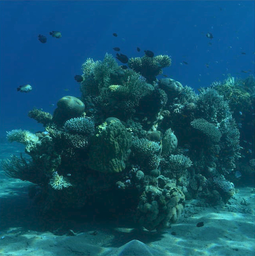
#> input picture input.png, 255 x 256 px, shrunk from 920 x 922 before the run
$ python underwater_enhancement.py   (older library calls are emulated)
#> lines starting #> are read from the running program, lines starting #| are printed output that depends on the picture
#> in underwater_image_enhancement, img is the input picture: shape (256, 255, 3); mean B, G, R 105.8, 80.9, 17.1
#|       Image size: 255x256 pixels
"""
==============================================================================
Underwater Image Enhancement (UIE) - Research Paper Implementation
==============================================================================

Paper: "A robust and efficient non-learning approach for underwater image
        enhancement using color balancing and multiscale fusion"
Published in: Scientific Reports (2026) 16:3182
DOI: https://doi.org/10.1038/s41598-025-33170-9

Pipeline Overview:
  Step 1: Adaptive Color Balancing (Red/Blue compensation + Gray World)
  Step 2: Input 1 — Morphological Processed Residuals (MPR)
  Step 3: Input 2 — Normalized Unsharp Masking
  Step 4: Weight Maps (Laplacian contrast + Saliency + Saturation)
  Step 5: Multiscale Laplacian Pyramid Fusion

Author: Implementation based on the methodology described in the paper.
==============================================================================
"""

import cv2
import numpy as np
from scipy.ndimage import label as scipy_label
from skimage.morphology import reconstruction, area_opening
import os
import sys
import time


# =============================================================================
# STEP 1: ADAPTIVE COLOR BALANCING (Equations 11, 12 + Gray World)
# =============================================================================

def adaptive_color_balance(img_bgr):
    """
    Performs adaptive color balancing for underwater images.

    Phase 1: Red and Blue channel compensation (Eq. 11, 12)
      - Compensates for wavelength-dependent attenuation in water
      - Red light (long wavelength) is attenuated most, green least
      - Uses green channel as reference for compensation

    Phase 2: Gray World normalization
      - Normalizes all channels to have equal mean intensity
      - Removes remaining color casts

    Parameters:
        img_bgr: Input image in BGR format (uint8, 0-255)

    Returns:
        color_balanced: Color-balanced image (float64, 0-1 range)
    """
    # Normalize to [0, 1]
    img = img_bgr.astype(np.float64) / 255.0

    # Extract channels (OpenCV uses BGR order)
    Ib = img[:, :, 0]  # Blue channel
    Ig = img[:, :, 1]  # Green channel
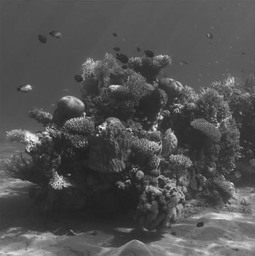
#> Ig: shape (256, 255) float64; min 0.11, max 0.98, mean 0.317
    Ir = img[:, :, 2]  # Red channel
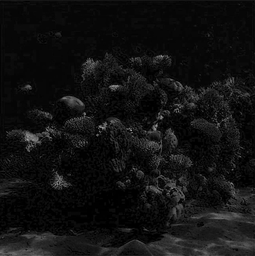
#> Ir: shape (256, 255) float64; min 0, max 0.655, mean 0.0669

    # Compute mean intensities for each channel
    mean_r = np.mean(Ir)
#> mean_r = 0.0669
    mean_g = np.mean(Ig)
#> mean_g = 0.317
    mean_b = np.mean(Ib)
#> mean_b = 0.415

    # Color compensation coefficient (empirically set to 1.0 as per paper)
    alpha = 1.0

    # ----- Red Channel Compensation (Equation 11) -----
    # Irc(x) = Ir(x) + α·(μg - μr)·(1 - Ir(x)·Ig(x))
    # The term (μg - μr) measures attenuation difference
    # The term (1 - Ir(x)·Ig(x)) provides spatial adaptivity:
    #   - More compensation where red is weak (dark areas)
    #   - Less compensation where red is already strong (bright areas)
    Irc = Ir + alpha * (mean_g - mean_r) * (1.0 - Ir * Ig)

    # ----- Blue Channel Compensation (Equation 12) -----
    # Ibc(x) = Ib(x) + α·(μg - μb)·(1 - Ib(x)·Ig(x))
    Ibc = Ib + alpha * (mean_g - mean_b) * (1.0 - Ib * Ig)

    # Clip to valid range
    Irc = np.clip(Irc, 0.0, 1.0)
    Ibc = np.clip(Ibc, 0.0, 1.0)

    # Reconstruct compensated image (BGR order)
    compensated = np.stack([Ibc, Ig, Irc], axis=2)
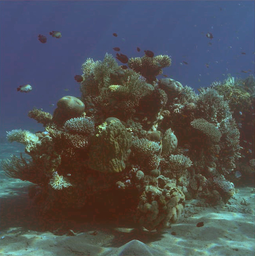
#> compensated: shape (256, 255, 3) float64; mean B, G, R 0.332, 0.317, 0.31

    # ----- Gray World Normalization (Soft Blend) -----
    # Scale each channel so that all channels have the same mean
    # Use soft blending (70/30) to avoid over-desaturation
    # while still removing the color cast
    channel_means = np.mean(compensated, axis=(0, 1))
#> channel_means = [0.332, 0.317, 0.31]
    overall_mean = np.mean(channel_means)
#> overall_mean = 0.32

    gray_world = np.zeros_like(compensated)
    for c in range(3):
        if channel_means[c] > 1e-6:
            gray_world[:, :, c] = compensated[:, :, c] * (overall_mean / channel_means[c])
        else:
            gray_world[:, :, c] = compensated[:, :, c]
    gray_world = np.clip(gray_world, 0.0, 1.0)

    # Blend: mostly Gray World corrected, but retain some original color vibrancy
    blend_factor = 0.85
    color_balanced = blend_factor * gray_world + (1.0 - blend_factor) * compensated
    color_balanced = np.clip(color_balanced, 0.0, 1.0)

    return color_balanced


# =============================================================================
# STEP 2: MORPHOLOGICAL PROCESSED RESIDUALS (Equations 2-10)
# =============================================================================

def morphological_operator_M(I_residual, t, s):
    """
    Morphological operator M as defined in Equations 7-9.

    M(I) = R_I(min(I, S_t(I) | {min{I}, max{I}}))

    Where:
      - S_t(I) = (I >= t) is the thresholding function (Eq. 8)
      - '|' maps binary 0→min(I), 1→max(I)
      - min(.) is pointwise minimum
      - R_I(A) is morphological reconstruction of mask I using marker A

    The size criterion (Eq. 9) removes regions smaller than s pixels.

    Parameters:
        I_residual: Residual component (positive part), float64
        t: Amplitude threshold (default 0.01)
        s: Minimum region size in pixels for area opening

    Returns:
        Processed residual with preserved significant edges
    """
    if np.max(I_residual) < 1e-10:
        return np.zeros_like(I_residual)

    # ---- Thresholding (Equation 8) ----
    # S_t(I) = (I >= t) — identifies significant residual regions
    binary_mask = (I_residual >= t).astype(np.uint8)

    # ---- Size criterion (Equation 9) ----
    # Remove connected components smaller than s pixels (area opening)
    # This eliminates noise while preserving meaningful structures
    if s > 1:
        binary_mask = area_opening(binary_mask, area_threshold=s).astype(np.uint8)

    # ---- Construct marker for morphological reconstruction (Equation 7) ----
    # Map binary mask: 0 → min(I_residual), 1 → max(I_residual)
    min_val = np.min(I_residual)
    max_val = np.max(I_residual)

    if max_val - min_val < 1e-10:
        return np.zeros_like(I_residual)

    mapped = np.where(binary_mask > 0, max_val, min_val)

    # Pointwise minimum of original residual and mapped marker
    marker = np.minimum(I_residual, mapped)

    # Ensure marker <= mask for reconstruction (required by skimage)
    mask_for_recon = np.maximum(I_residual, marker)
    marker_for_recon = np.minimum(marker, mask_for_recon)

    # ---- Morphological reconstruction by dilation (Equation 7) ----
    # Grows the marker under the constraint of the mask image
    # Preserves the shape of significant residual peaks
    try:
        result = reconstruction(marker_for_recon, mask_for_recon, method='dilation')
    except Exception:
        # Fallback: simply mask the residual
        result = I_residual * binary_mask.astype(np.float64)

    return result


def morphological_processed_residuals(img, t=0.01, s=3, c=1.0):
    """
    Applies Morphological Processed Residuals (MPR) to enhance edges.

    This implements Equations 2-10 from the paper:
      1. Low-pass filter the image (Eq. 2)
      2. Compute residual (Eq. 3)
      3. Split into positive/negative parts (Eq. 4)
      4. Apply morphological operator M to each part (Eq. 6-9)
      5. Reconstruct with contrast control (Eq. 10)

    Parameters:
        img: Color-balanced image (float64, 0-1)
        t: Amplitude threshold for significant residuals (0.01)
        s: Minimum region size in pixels (3)
        c: Contrast control coefficient (1.0)

    Returns:
        Edge-enhanced image (float64, 0-1)
    """
#> called with t = 0.01, s = 3, c = 1
    result = np.zeros_like(img)

    for ch in range(3):
        u = img[:, :, ch].copy()

        # ---- Gaussian Low-Pass Filter (Equation 2) ----
        # I = u * L, where L is a Gaussian kernel
        I_lowpass = cv2.GaussianBlur(u, (0, 0), sigmaX=2.0)

        # ---- Compute Residual (Equation 3) ----
        # Res(u) = u - I
        Res = u - I_lowpass

        # ---- Split into Positive and Negative Parts (Equation 4) ----
        # Ires+ = 0.5 * (Res + |Res|)  (positive part)
        # Ires- = 0.5 * (Res - |Res|)  (negative part)
        Ires_pos = np.maximum(Res, 0.0)
        Ires_neg = np.minimum(Res, 0.0)

        # ---- Apply Morphological Operator M (Equations 6-9) ----
        M_pos = morphological_operator_M(Ires_pos, t, s)
        M_neg = morphological_operator_M(np.abs(Ires_neg), t, s)

        # ---- Reconstruct with Contrast Control (Equation 10) ----
        # Iout = I + (M(Ires+) - M(Ires-)) · c
        result[:, :, ch] = I_lowpass + (M_pos - M_neg) * c
#> this loop made 3 passes
#> pass 1, in morphological_processed_residuals, `I_lowpass = cv2.GaussianBlur(u, (0, 0), sigmaX=2.0)`:
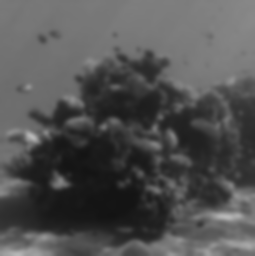
#> I_lowpass: shape (256, 255) float64; min 0.075, max 0.723, mean 0.322
#> pass 1, in morphological_processed_residuals, `Ires_pos = np.maximum(Res, 0.0)`:
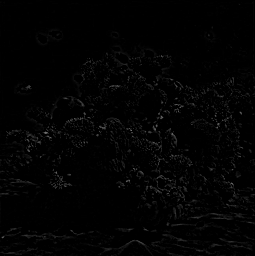
#> Ires_pos: shape (256, 255) float64; min 0, max 0.445, mean 0.0119

    return np.clip(result, 0.0, 1.0)


# =============================================================================
# STEP 3: NORMALIZED UNSHARP MASKING (Equation 13)
# =============================================================================

def normalized_unsharp_masking(img):
    """
    Creates the second fusion input using Normalized Unsharp Masking.

    Equation 13: S = (I + N{I - G*I}) / 2

    Where:
      - I is the color-balanced image
      - G*I is the Gaussian-filtered version
      - N{.} is linear normalization (histogram stretching)
      - The result enhances sharpness without parameter tuning

    This technique mitigates degradation from light scattering
    while avoiding the parameter sensitivity of traditional unsharp masking.

    IMPORTANT: Normalization uses GLOBAL min/max across all channels
    to preserve inter-channel color ratios and prevent desaturation.

    Parameters:
        img: Color-balanced image (float64, 0-1)

    Returns:
        Sharpened image (float64, 0-1)
    """
    # Gaussian blur
    blurred = cv2.GaussianBlur(img, (0, 0), sigmaX=2.0)

    # Compute detail signal: I - G*I
    detail = img - blurred
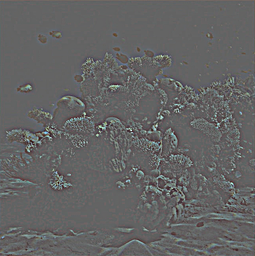
#> detail: shape (256, 255, 3) float64; mean B, G, R -3.02e-05, 4.83e-06, 9.2e-05; drawn with min black and max white

    # Normalize GLOBALLY across all channels (histogram stretching)
    # Using global min/max preserves color ratios between channels
    # Per-channel normalization would make all channels identical = grayscale
    global_min = np.min(detail)
#> global_min = -0.289
    global_max = np.max(detail)
#> global_max = 0.445

    if global_max - global_min > 1e-10:
        normalized_detail = (detail - global_min) / (global_max - global_min)
    else:
        normalized_detail = np.zeros_like(detail)

    # Sharpened image (Equation 13)
    # S = (I + N{I - G*I}) / 2
    S = (img + normalized_detail) / 2.0
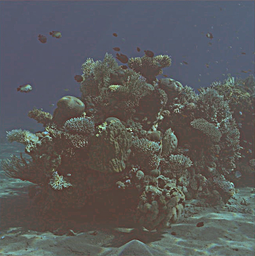
#> S: shape (256, 255, 3) float64; mean B, G, R 0.357, 0.356, 0.356

    return np.clip(S, 0.0, 1.0)


# =============================================================================
# STEP 4: WEIGHT MAP COMPUTATION (Equations 14-15)
# =============================================================================

def compute_laplacian_contrast_weight(img):
    """
    Laplacian contrast weight (WL).

    Computes the absolute value of the Laplacian filter applied to
    the luminance channel. Highlights regions with significant
    intensity transitions (edges and textures).

    Parameters:
        img: Input image (float64, 0-1, BGR)

    Returns:
        WL: Laplacian contrast weight map
    """
    # Compute luminance
    L = 0.114 * img[:, :, 0] + 0.587 * img[:, :, 1] + 0.299 * img[:, :, 2]

    # Apply Laplacian filter
    L_uint8 = (L * 255.0).astype(np.uint8)
    laplacian = cv2.Laplacian(L_uint8, cv2.CV_64F)
    WL = np.abs(laplacian) / 255.0

    return WL


def compute_saliency_weight(img):
    """
    Saliency weight (WS).

    Based on the biological principle of center-surround contrast.
    Computed as the absolute difference between the luminance and
    its large-scale Gaussian blur (mean of the image).
    Highlights perceptually important regions.

    Parameters:
        img: Input image (float64, 0-1, BGR)

    Returns:
        WS: Saliency weight map
    """
    # Compute luminance
    L = 0.114 * img[:, :, 0] + 0.587 * img[:, :, 1] + 0.299 * img[:, :, 2]

    # Use a large Gaussian to approximate the global mean at each scale
    # Sigma proportional to image size for center-surround contrast
    sigma = max(L.shape) * 0.04
    kernel_size = int(sigma * 6) | 1  # Ensure odd kernel size
    kernel_size = max(kernel_size, 3)

    blurred_L = cv2.GaussianBlur(L, (kernel_size, kernel_size), sigmaX=sigma)

    WS = np.abs(L - blurred_L)

    return WS


def compute_saturation_weight(img):
    """
    Saturation weight (WSat) - Equation 14.

    WSat = sqrt(1/3 * [(R-L)² + (G-L)² + (B-L)²])

    Measures the deviation of each color channel from the luminance.
    Gives greater emphasis to highly saturated (colorful) regions,
    contributing to visually appealing fusion results.

    Parameters:
        img: Input image (float64, 0-1, BGR)

    Returns:
        WSat: Saturation weight map
    """
    # Compute luminance
    L = 0.114 * img[:, :, 0] + 0.587 * img[:, :, 1] + 0.299 * img[:, :, 2]

    # Extract channels
    B = img[:, :, 0]
    G = img[:, :, 1]
    R = img[:, :, 2]

    # Equation 14
    WSat = np.sqrt((1.0 / 3.0) * ((R - L)**2 + (G - L)**2 + (B - L)**2))

    return WSat


def compute_normalized_weight_maps(inputs, delta=0.1):
    """
    Computes and normalizes weight maps for all fusion inputs.

    For each input:
      Wk = WL + WS + WSat  (aggregate weight)

    Normalization (Equation 15):
      W̄k = (Wk + δ) / (Σ Wk + K·δ)

    Where δ = 0.1 is a regularization term ensuring each input
    contributes to the output.

    Parameters:
        inputs: List of input images for fusion
        delta: Regularization parameter (0.1)

    Returns:
        List of normalized weight maps
    """
    K = len(inputs)
    weight_maps = []

    for img in inputs:
        WL = compute_laplacian_contrast_weight(img)
        WS = compute_saliency_weight(img)
        WSat = compute_saturation_weight(img)

        # Aggregate weight map
        Wk = WL + WS + WSat
        weight_maps.append(Wk)

    # Normalize across all inputs (Equation 15)
    weight_sum = np.zeros_like(weight_maps[0])
    for w in weight_maps:
        weight_sum += w
    weight_sum += K * delta

    normalized = []
    for w in weight_maps:
        W_bar = (w + delta) / weight_sum
        normalized.append(W_bar)

    return normalized


# =============================================================================
# STEP 5: MULTISCALE LAPLACIAN PYRAMID FUSION (Equations 17-18)
# =============================================================================

def build_gaussian_pyramid(img, levels):
    """
    Builds a Gaussian pyramid by iteratively downsampling.

    At each level, a Gaussian filter is applied to reduce resolution
    by a factor of 2 in both spatial dimensions.

    Parameters:
        img: Input image (float64)
        levels: Number of pyramid levels

    Returns:
        List of images at each pyramid level
    """
    pyramid = [img.astype(np.float64)]
    current = img.astype(np.float64)

    for i in range(levels):
        current = cv2.pyrDown(current)
        pyramid.append(current)

    return pyramid


def build_laplacian_pyramid(img, levels):
    """
    Builds a Laplacian pyramid (Equation 17).

    Each level captures band-pass details at different spatial frequencies:
      L_l{I} = G_l{I} - upsample(G_{l+1}{I})

    The coarsest level stores the low-frequency residual.

    Parameters:
        img: Input image (float64)
        levels: Number of pyramid levels

    Returns:
        List of Laplacian pyramid levels
    """
    gaussian = build_gaussian_pyramid(img, levels)
    laplacian = []

    for i in range(levels):
        # Upsample the next (coarser) level to match current level dimensions
        target_size = (gaussian[i].shape[1], gaussian[i].shape[0])
        upsampled = cv2.pyrUp(gaussian[i + 1], dstsize=target_size)

        # Laplacian = current level - upsampled coarser level
        lap = gaussian[i] - upsampled
        laplacian.append(lap)

    # Append the coarsest Gaussian level as the residual
    laplacian.append(gaussian[-1])

    return laplacian


def collapse_laplacian_pyramid(pyramid):
    """
    Reconstructs an image from its Laplacian pyramid.

    Starting from the coarsest level, iteratively upsample and add
    band-pass details to reconstruct the full-resolution image.

    Parameters:
        pyramid: List of Laplacian pyramid levels

    Returns:
        Reconstructed image
    """
    result = pyramid[-1].copy()

    for i in range(len(pyramid) - 2, -1, -1):
        target_size = (pyramid[i].shape[1], pyramid[i].shape[0])
        upsampled = cv2.pyrUp(result, dstsize=target_size)
        result = upsampled + pyramid[i]

    return result


def multiscale_fusion(inputs, weight_maps, num_levels=None):
    """
    Performs multiscale fusion using Laplacian pyramids (Equation 18).

    P_l(x) = Σ_k G_l{W̄k(x)} · L_l{Ik(x)}

    Each source image is decomposed into a Laplacian pyramid,
    weight maps into Gaussian pyramids. Fusion occurs independently
    at each level, then the result is collapsed back into a full
    resolution image.

    This approach avoids halo artifacts from direct pixel-level fusion.

    Parameters:
        inputs: List of K input images (float64, 0-1)
        weight_maps: List of K normalized weight maps (float64)
        num_levels: Number of pyramid levels (auto-computed if None)

    Returns:
        Fused output image (float64, 0-1)
    """
    K = len(inputs)
    h, w = inputs[0].shape[:2]

    # Determine number of pyramid levels based on image dimensions
    if num_levels is None:
        num_levels = int(np.log2(min(h, w))) - 3
        num_levels = max(num_levels, 1)
        num_levels = min(num_levels, 8)

    # Build Laplacian pyramids for each input image
    input_lap_pyramids = []
    for img in inputs:
        lap = build_laplacian_pyramid(img, num_levels)
        input_lap_pyramids.append(lap)

    # Build Gaussian pyramids for each weight map
    weight_gauss_pyramids = []
    for w_map in weight_maps:
        gp = build_gaussian_pyramid(w_map, num_levels)
        weight_gauss_pyramids.append(gp)

    # Fuse at each pyramid level (Equation 18)
    fused_pyramid = []
    for level in range(num_levels + 1):
        fused_level = np.zeros_like(input_lap_pyramids[0][level])

        for k in range(K):
            weight = weight_gauss_pyramids[k][level]

            # Expand weight to 3 channels if needed
            if len(fused_level.shape) == 3 and len(weight.shape) == 2:
                weight = weight[:, :, np.newaxis]

            fused_level += weight * input_lap_pyramids[k][level]

        fused_pyramid.append(fused_level)

    # Reconstruct the fused image from the pyramid
    result = collapse_laplacian_pyramid(fused_pyramid)
    result = np.clip(result, 0.0, 1.0)

    # Post-fusion saturation enhancement to restore vibrancy
    # Convert to HSV, boost saturation, convert back
    result_uint8 = (result * 255).astype(np.uint8)
    hsv = cv2.cvtColor(result_uint8, cv2.COLOR_BGR2HSV).astype(np.float64)
    hsv[:, :, 1] = np.clip(hsv[:, :, 1] * 1.4, 0, 255)  # Boost saturation by 40%
    hsv[:, :, 2] = np.clip(hsv[:, :, 2] * 1.05, 0, 255)  # Slight brightness boost
    result_boosted = cv2.cvtColor(hsv.astype(np.uint8), cv2.COLOR_HSV2BGR)
    result = result_boosted.astype(np.float64) / 255.0

    return np.clip(result, 0.0, 1.0)


# =============================================================================
# MAIN PIPELINE
# =============================================================================

def underwater_image_enhancement(input_path, output_path):
    """
    Complete Underwater Image Enhancement Pipeline.

    Implements the 4-step process from the paper:
      1. Color Balancing (adaptive red/blue compensation + Gray World)
      2. Input 1: Morphological Processed Residuals (edge enhancement)
      3. Input 2: Normalized Unsharp Masking (sharpening)
      4. Multiscale Laplacian Pyramid Fusion (combining both inputs)

    Parameters:
        input_path: Path to the degraded underwater image
        output_path: Path to save the enhanced output image

    Returns:
        Enhanced image as uint8 numpy array (BGR)
    """
    print("=" * 60)
    print("  UNDERWATER IMAGE ENHANCEMENT (UIE)")
    print("  Paper: Scientific Reports (2026) 16:3182")
    print("=" * 60)

    # Read input image
    print(f"\n[1/5] Loading input image: {input_path}")
    img = cv2.imread(input_path)
    if img is None:
        raise FileNotFoundError(f"Cannot read image: {input_path}")
    print(f"      Image size: {img.shape[1]}x{img.shape[0]} pixels")

    start_time = time.time()

    # ====== STEP 1: Adaptive Color Balancing ======
    print("\n[2/5] Applying Adaptive Color Balancing...")
    print("      - Red channel compensation (Eq. 11)")
    print("      - Blue channel compensation (Eq. 12)")
    print("      - Gray World normalization")
    color_balanced = adaptive_color_balance(img)

    # Save intermediate result
    cb_path = os.path.join(os.path.dirname(output_path), "step1_color_balanced.png")
    cv2.imwrite(cb_path, (color_balanced * 255).astype(np.uint8))
    print(f"      Saved: {cb_path}")

    # ====== STEP 2: Input 1 — MPR ======
    print("\n[3/5] Computing Input 1: Morphological Processed Residuals...")
    print("      Parameters: t=0.01, s=3, c=1.0")
    input1_mpr = morphological_processed_residuals(
        color_balanced, t=0.01, s=3, c=1.0
    )

    # Save intermediate result
    mpr_path = os.path.join(os.path.dirname(output_path), "step2_mpr_input.png")
    cv2.imwrite(mpr_path, (input1_mpr * 255).astype(np.uint8))
    print(f"      Saved: {mpr_path}")

    # ====== STEP 3: Input 2 — Normalized Unsharp Masking ======
    print("\n[4/5] Computing Input 2: Normalized Unsharp Masking...")
    input2_sharp = normalized_unsharp_masking(color_balanced)

    # Save intermediate result
    sharp_path = os.path.join(os.path.dirname(output_path), "step3_sharp_input.png")
    cv2.imwrite(sharp_path, (input2_sharp * 255).astype(np.uint8))
    print(f"      Saved: {sharp_path}")

    # ====== STEP 4 & 5: Weight Maps + Multiscale Fusion ======
    print("\n[5/5] Performing Multiscale Fusion...")
    print("      - Computing Laplacian contrast weights")
    print("      - Computing saliency weights")
    print("      - Computing saturation weights (Eq. 14)")
    print("      - Normalizing weight maps (Eq. 15, delta=0.1)")

    # Compute normalized weight maps
    weight_maps = compute_normalized_weight_maps(
        [input1_mpr, input2_sharp], delta=0.1
    )
#> (the rest of the program and of its run is left out)
